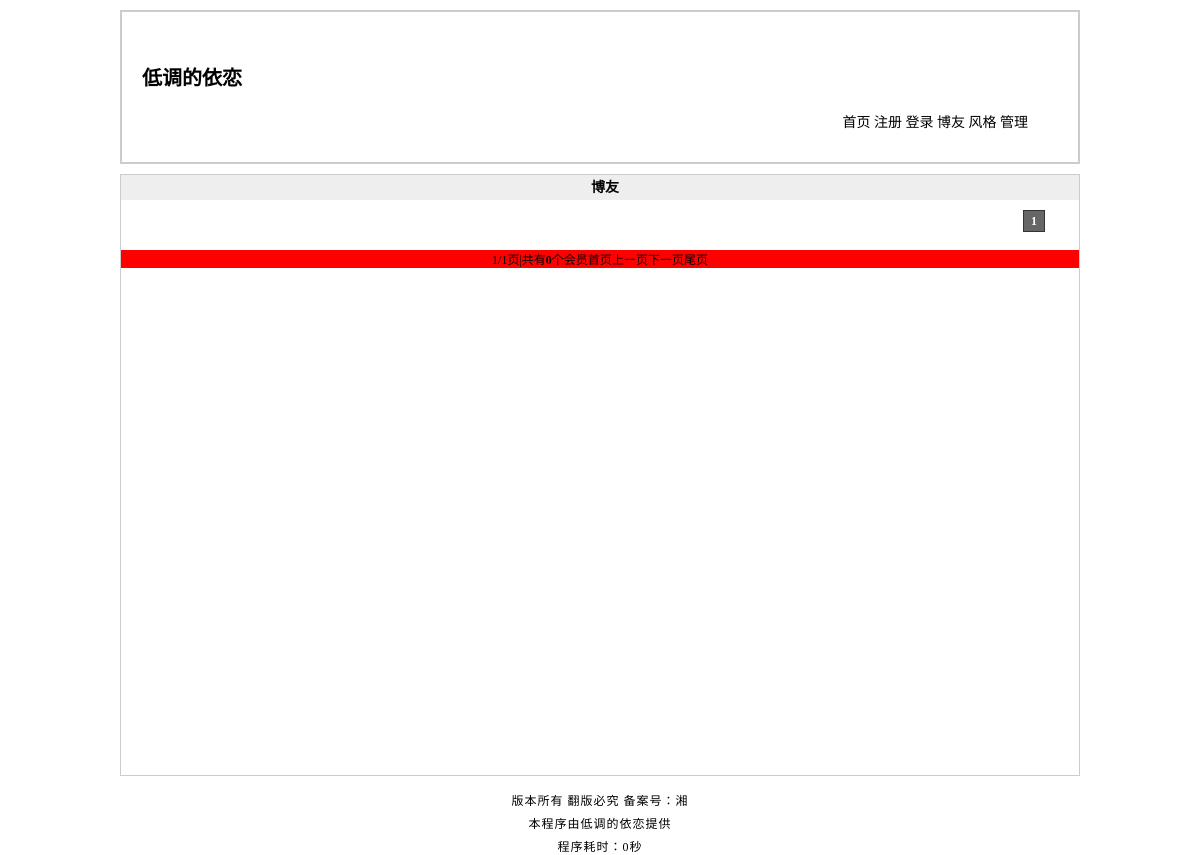
The page /blog.php on the database as committed earlier.
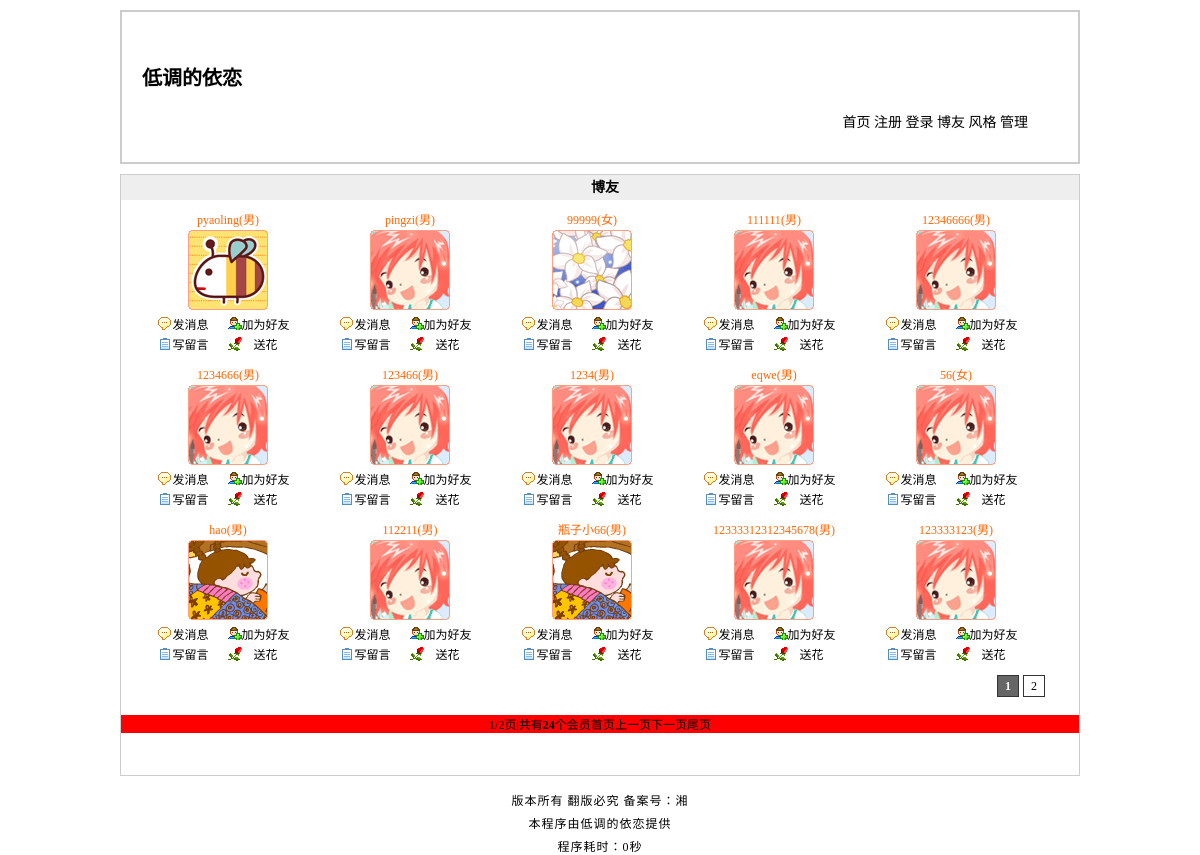
The same page on the database as committed later.
### tables this page shows
CREATE TABLE IF NOT EXISTS `tg_user` (
  `tg_id` mediumint(8) unsigned NOT NULL AUTO_INCREMENT COMMENT '用户自动编号',
  `tg_uniqid` char(40) NOT NULL COMMENT '验证身份的唯一标识符',
  `tg_active` char(40) NOT NULL COMMENT '激活登录用户',
  `tg_username` varchar(20) NOT NULL COMMENT '用户名',
  `tg_password` char(40) NOT NULL COMMENT '密码',
  `tg_question` varchar(20) NOT NULL COMMENT '密码提示',
  `tg_answer` char(40) NOT NULL COMMENT '密码回答',
  `tg_email` varchar(40) DEFAULT NULL COMMENT '邮箱',
  `tg_qq` varchar(11) DEFAULT NULL COMMENT 'qq号码',
  `tg_url` varchar(40) DEFAULT NULL COMMENT '网址',
  `tg_sex` char(1) NOT NULL COMMENT '性别',
  `tg_face` char(12) NOT NULL COMMENT '用户头偈',
  `tg_level` tinyint(1) unsigned NOT NULL DEFAULT '0' COMMENT '会员等级',
  `tg_reg_time` datetime NOT NULL COMMENT '注册时间',
  `tg_last_time` datetime NOT NULL COMMENT '最后登录的时间',
  `tg_last_ip` varchar(20) NOT NULL COMMENT '最后一次登录的IP',
  `tg_login_count` smallint(4) unsigned NOT NULL DEFAULT '0' COMMENT '登录次数',
  PRIMARY KEY (`tg_id`)
);

### includes/mysql.func.php (called while the page is built, shortened)
<?php
function _query($_sql){
	if(!$_result = mysql_query($_sql)){
		exit("sql执行失败".mysql_error());
	}
	return $_result;
}
function _fetch_array_list($_result){
	return mysql_fetch_array($_result,MYSQL_ASSOC);
}
function _num_rows($_result){
	return mysql_num_rows($_result);
}
?>

### blog.php (the view, shortened to what this page needs)
<?php
require dirname(__FILE__).'/includes/common.inc.php';
_page("SELECT tg_id FROM tg_user",15);
$_result=_query("SELECT tg_id,tg_username,tg_sex,tg_face FROM tg_user ORDER BY tg_reg_time DESC LIMIT $_pagenum,$_pagesize");
?>
<?php require ROOT_PATH.'includes/title.inc.php';?>
<?php require ROOT_PATH."includes/header.inc.php";?>
<div class="blog">
	<h2>博友</h2>
	<?php
		while(!!$_rows=_fetch_array_list($_result)){
			$_html = array();
			$_html['id'] = $_rows['tg_id'];
			$_html['username'] = $_rows['tg_username'];
			$_html['face'] = $_rows['tg_face'];
			$_html['sex'] = $_rows['tg_sex'];
			$_html = _html($_html);
		?>
	<dl>
		<dd class='user'><?php echo $_html['username'];?>(<?php echo $_html['sex'];?>)</dd>
		<dt><img src="<?php echo $_html['face'];?>" alt='111'></dt>
		<dd class="message"><a href="javascript:void(0);" name="message" title="<?php echo $_html['id'];?>">发消息</a></dd>
		<dd class="friend">加为好友</dd>
		<dd class="guest">写留言</dd>
		<dd class="flower">送花</dd>
	</dl>
	<?php }
	_pageing(1);
	_pageing(2);
	?>
</div>
<?php require ROOT_PATH."includes/footer.inc.php";?>

### includes/title.inc.php (shortened to what this page needs)
<link rel="stylesheet" type="text/css" href="styles/1/basic.css">
<link rel="stylesheet" type="text/css" href="styles/1/<?php echo SCRIPT;?>.css">

### includes/header.inc.php (shortened to what this page needs)
<div class="header">
	<h1><a href="./index.php">低调的依恋</a></h1>
	<ul>
		<li><a href="index.php">首页</a></li>
		<?php
		if(isset($_COOKIE['username'])){
			echo "\n";
			echo '<li><a href="member.php">'.$_COOKIE['username'].'.个人中心</a></li>';
		}else{
			echo '<li><a href="register.php">注册</a></li>';
			echo '<li><a href="login.php">登录</a></li>';
		}
		?>
		<li><a href="blog.php">博友</a></li>
		<li><a href="javascript:void(0);">风格</a></li>
		<li><a href="javascript:void(0);">管理</a></li>
	</ul>
</div>

### includes/global.func.php (shortened to what this page needs)
<?php
function _runtime(){
	$_mtime = explode(' ',microtime());
	return $_mtime[1] + $_mtime[0];
}
function _html($_string){
	if(is_array($_string)){
		foreach($_string as $_key => $_value){
			$_string[$_key] = htmlspecialchars($_value);
		}
	}else{
		$_string = htmlspecialchars($_string);
	}
	return $_string;
}
function _page($_sql,$_size){
	global $_page,$_pagesize,$_pagenum,$_pageabsolute,$_num;;
	if(isset($_GET['page'])){
		$_page = $_GET['page'];
		if(empty($_page) || $_page < 0 || !is_numeric($_page)){
			$_page = 1;
		}else{
			$_page = intval($_page);
		}
	}else{
		$_page = 1;
	}
	$_pagesize = $_size;
	$_num = _num_rows(_query($_sql));
	if($_num == 0){
		$_pageabsolute = 1;
	}else{
		$_pageabsolute = ceil($_num / $_pagesize);
	}
	$_pagenum = ($_page-1)*$_pagesize;
}
function _pageing($_type){
	global $_page,$_pageabsolute,$_num;
	if($_type ==1){
		echo '<div class="page_num">';
		echo '<ul>';
		for($i=0;$i<$_pageabsolute;$i++){
			if($_page == ($i+1)){
				echo "<li><a href='blog.php?page=".($i+1)."' class='selected'>".($i+1)."</a></li>";
			}else{
				echo "<li><a href='blog.php?page=".($i+1)."'>".($i+1)."</a></li>";
			}
		}
		echo "</ul>";
		echo "</div>";
	}elseif($_type == 2){
		echo '<div class="page_text">';
		echo '<ul>';
		echo '<li>'.$_page.'/'.$_pageabsolute.'页|</li>';
		echo '<li>共有<strong>'.$_num.'</strong>个会员</li>';
			if($_page == 1){
				echo "<li>首页</li>";
				echo "<li>上一页</li>";
			}else{
				echo "<li><a href='".SCRIPT.".php'>首页</a></li>";
				echo "<li><a href='".SCRIPT.".php?page=".($_page-1)."'>上一页</a></li>";
			}
			if($_page == $_pageabsolute){
				echo "<li>下一页</li>";
				echo "<li>尾页</li>";
			}else{
				echo "<li><a href='".SCRIPT.".php?page=".($_page+1)."'>下一页</a></li>";
				echo "<li><a href='".SCRIPT.".php?page=".$_pageabsolute."'>尾页</a></li>";
			}
		echo '</ul>';
		echo '</div>';
	}
}
?>

### includes/footer.inc.php (shortened to what this page needs)
<div class="footer">
	<p>版本所有 翻版必究&nbsp;备案号：湘</p>
	<p>本程序由低调的依恋提供</p>
	<p>程序耗时：<?php echo round((_runtime() - START_TIME),4);?>秒</p>
</div>

### styles/1/basic.css (style rules this page uses)
* { margin:0; padding:0; }
a { color:#000;text-decoration:none; }
ul li,ol li { list-style:none; }
h2 { font-size:14px; background:#eee; height:25px; line-height:25px; text-indent:10px; }
.header { width:auto; height:150px; border:2px solid #CCC; margin:10px 0; }
.header h1 { width:210px; height:39px; margin:50px 0 0 20px; }
.header h1 a { font-size:20px; }
.header ul { padding:10px 50px 0 0; text-align:right; }
.header ul li { display:inline-block; }
.footer { clear:both; width:auto; height:60px; padding:10px 0 0 0; }
.footer p { font-size:12px; letter-spacing:1px; padding:5px 0 0 0; text-align:center; }
.page_num { clear:both; height:20px; width:100%; padding:10px 0; position:relative; }
.page_num ul { height:20px; position:absolute; right:30px; }
.page_num ul li { float:left; width:26px; height:20px; }
.page_num ul li a { display:block; height:20px; width:20px; border:1px solid #333; text-align:center; line-height:20px; text-decoration:none; }
.page_num ul li a:hover, .page_num ul li a.selected { background:#666; font-weight:bold; color:#fff; }
.page_text { height:20px; clear:both; padding:10px 0; width:100%; }
.page_text ul { text-align:center; display:block; background:red; }
.page_text ul li { display:inline-block; }

### styles/1/blog.css (style rules this page uses)
.blog { width:auto; height:600px; border:1px solid #CCC; font-size:12px; }
.blog h2 { text-align:center; }
.blog dl { width:150px; float:left; margin:10px 0 0 32px; }
.blog dl dt { width:150px; margin:0 0 5px 0; }
.blog dl dt img { display:block; margin:0 auto; }
.blog dl dd { width:75px; float:left; text-align:center; height:20px; line-height:20px; }
.blog dl dd.user { width:150px; float:none; color:#f60; }
.blog dl dd.message { background:url(../../images/x1.gif) no-repeat 5px 35%; }
.blog dl dd.friend { background:url(../../images/x2.gif) no-repeat left 35%; }
.blog dl dd.guest { background:url(../../images/x3.gif) no-repeat 5px 35%; }
.blog dl dd.flower { background:url(../../images/x4.gif) no-repeat left 35%; }

Rows that differ between the two databases and show on the page:
added tg_user: tg_username "pyaoling", tg_sex "男", tg_face (picture)
added tg_user: tg_username "pingzi", tg_sex "男", tg_face (picture)
added tg_user: tg_username "99999", tg_sex "女", tg_face (picture)
added tg_user: tg_username "111111", tg_sex "男", tg_face (picture)
added tg_user: tg_username "12346666", tg_sex "男", tg_face (picture)
added tg_user: tg_username "1234666", tg_sex "男", tg_face (picture)
added tg_user: tg_username "123466", tg_sex "男", tg_face (picture)
added tg_user: tg_username "1234", tg_sex "男", tg_face (picture)
added tg_user: tg_username "eqwe", tg_sex "男", tg_face (picture)
added tg_user: tg_username "56", tg_sex "女", tg_face (picture)
added tg_user: tg_username "hao", tg_sex "男", tg_face (picture)
added tg_user: tg_username "112211", tg_sex "男", tg_face (picture)
added tg_user: tg_username "瓶子小66", tg_sex "男", tg_face (picture)
added tg_user: tg_username "12333312312345678", tg_sex "男", tg_face (picture)
added tg_user: tg_username "123333123", tg_sex "男", tg_face (picture)
Other text that changed with them:
$_pageabsolute: "1" → "2"
$_num: "0" → "24"
new list line: "2"
